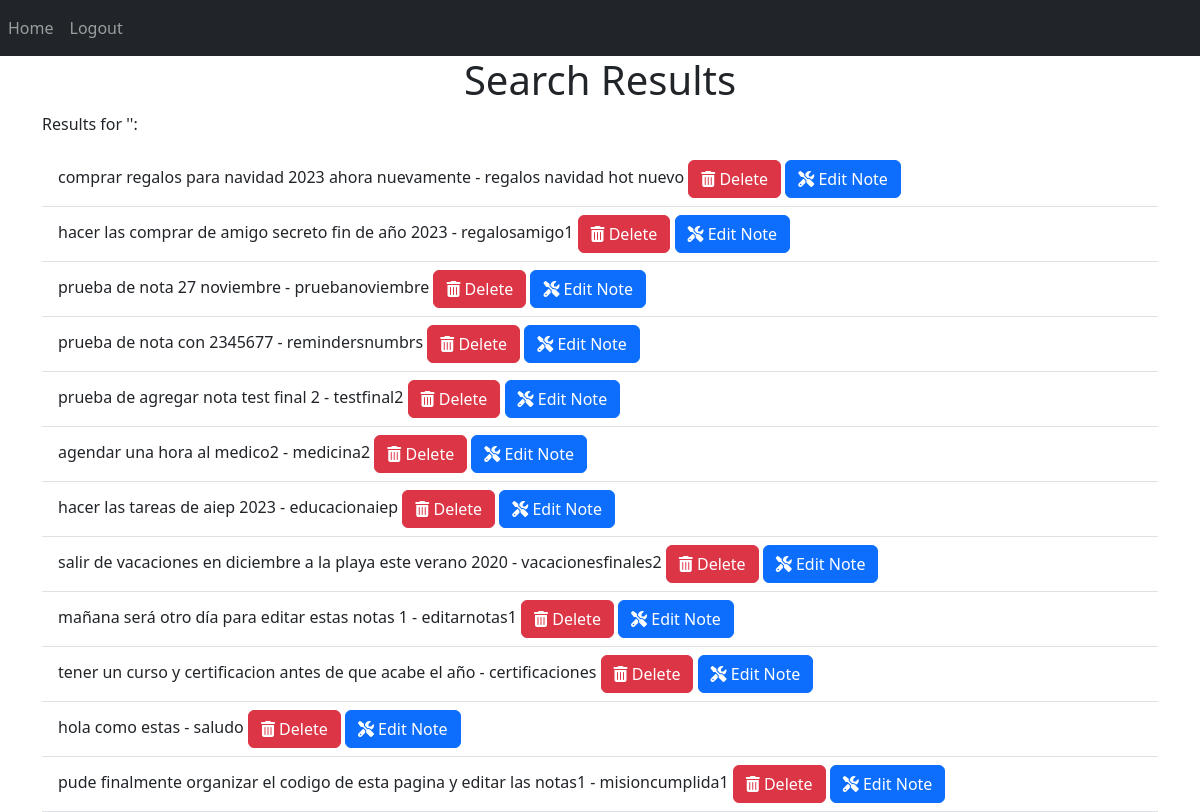
Page /search (signed in) on the earlier database version.
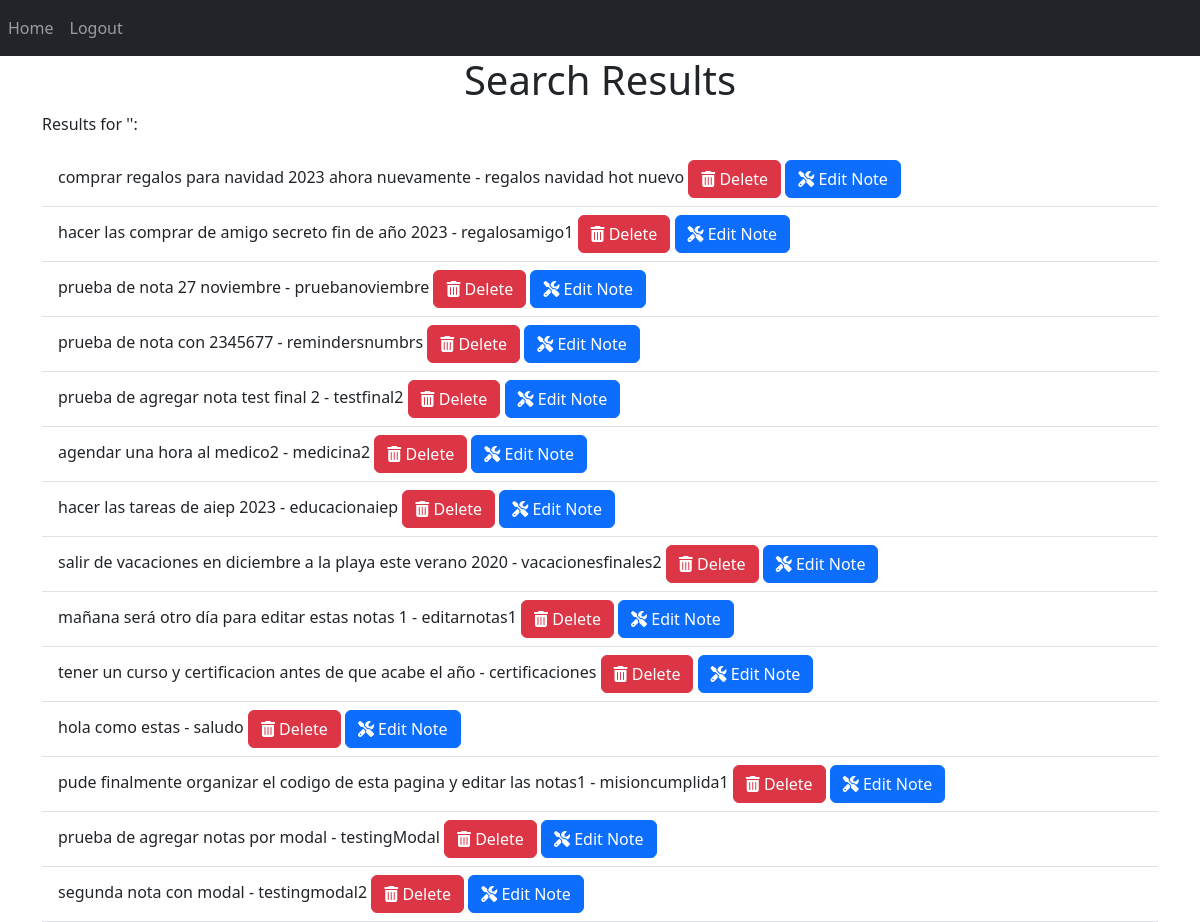
Same page on the later database version.
### website/models.py (models this page shows)
class Note(db.Model):
    id = db.Column(db.Integer, primary_key=True)
    data = db.Column(db.String(10000))
    date = db.Column(db.DateTime(timezone=True), default=datetime.utcnow)
    user_id = db.Column(db.Integer, db.ForeignKey('user.id'))
    last_modified = db.Column(db.DateTime, default=datetime.utcnow)
    category = db.Column(db.String(255))
    reminder = db.Column(db.DateTime, nullable=True)

### website/views.py (the view)
@views.route('/search', methods=['GET'])
@login_required
def search():
    query = request.args.get('query', '')
    notes = Note.query.filter(
        (Note.user_id == current_user.id) &
        ((Note.data.contains(query)) | (Note.category.contains(query)))
    ).all()
    return render_template("search_results.html", user=current_user, notes=notes, query=query)

### website/templates/search_results.html (shortened to what this page needs)
{% extends "base.html" %}
{% block content %}
<h1 align="center">Search Results</h1>
<p>Results for '{{ query }}':</p>
<ul class="list-group list-group-flush" id="notes">
    {% for note in notes %}
    <li class="list-group-item">{{ note.data }} - {{ note.category }}
        <button type="button" class="btn btn-danger"onClick="showDeleteConfirmation('{{ note.id }}')"><i class="fa-solid fa-trash-can"></i>
            Delete
        </button>
        <a href="#" class="btn btn-primary" data-note-id="{{ note.id }}" data-bs-toggle="modal" data-bs-target="#editNoteModal_{{ note.id }}"><i class="fa-solid fa-screwdriver-wrench"></i>
            Edit Note
        </a>
    </li>
    {% endfor %}
</ul>
{% endblock %}

Differences in the rows shown:
added Note: data "prueba de agregar notas por modal", category "testingModal"
added Note: data "segunda nota con modal", category "testingmodal2"
